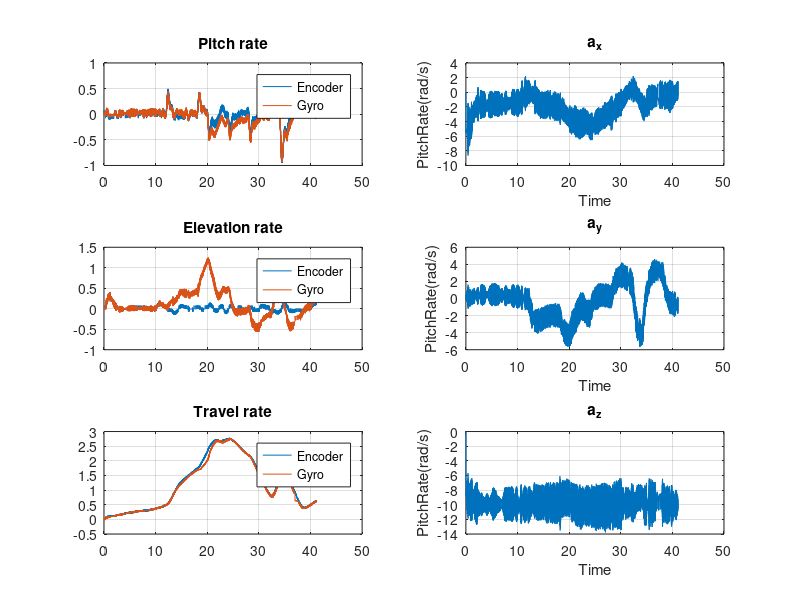

The MATLAB script that drew this image:

subplot(3, 2, 1);

load Encoder.mat;
load Gyro.mat;
plot(Encoder(1,:), Encoder(5,:));
title('Pitch rate');
grid on
hold on


plot(Gyro(1,:), Gyro(2,:));
legend('Encoder', 'Gyro');


%%%%%%%%%%%%%%%%%%%%%%%%%%%%%%%%%%%%%%

subplot(3, 2, 3);
load Encoder.mat;
plot(Encoder(1,:), Encoder(7,:));
title('Elevation rate');
grid on;
hold on

plot(Gyro(1,:), Gyro(3,:));
legend('Encoder', 'Gyro');


%%%%%%%%%%%%%%%%%%%%%%%%%%%%%%%%%%%%%%

subplot(3, 2, 5);
load EulerRates.mat;
plot(Encoder(1,:), Encoder(3,:));
title('Travel rate');
grid on;
hold on

plot(Gyro(1,:), Gyro(4,:));
legend('Encoder', 'Gyro');

%%%%%%%%%%%%%%%%%%%%%%%%%%%%%%%%%%%%%%

subplot(3, 2, 2);
load eulerAngles.mat;
plot(eulerAngles(1,:), eulerAngles(2,:));
title('a_x');
xlabel('Time');
ylabel('PitchRate(rad/s)');
grid on;

%%%%%%%%%%%%%%%%%%%%%%%%%%%%%%%%%%%%%%

subplot(3, 2, 4);
plot(eulerAngles(1,:), eulerAngles(3,:));
title('a_y');
xlabel('Time');
ylabel('PitchRate(rad/s)');
grid on;

%%%%%%%%%%%%%%%%%%%%%%%%%%%%%%%%%%%%%%

subplot(3, 2, 6);
plot(eulerAngles(1,:), eulerAngles(4,:));
title('a_z');
xlabel('Time');
ylabel('PitchRate(rad/s)');
grid on;
